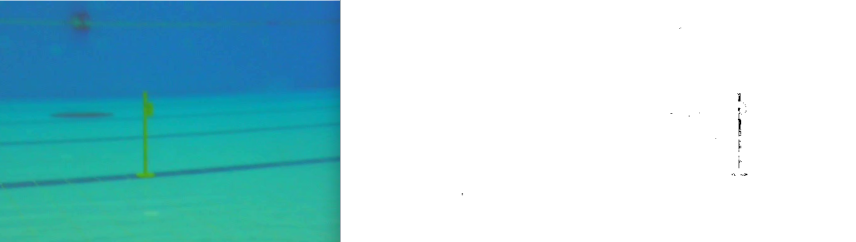
#> input picture image/filter.png, 1712 x 483 px, given in place of video9.mp4, which was not available (shown at 1/2 size)
$ python yellow.py
#> lines starting #> are read from the running program, lines starting #| are printed output that depends on the picture; after the words box and inside, x2 and y2 are one past the last pixel; in counts of white or black regions, pixels touching at a corner belong together; pictures that were not available may be replaced by others from this repository, and a replacement may not be noted
#detect yellow objects(yellow stick)

import numpy as np
import cv2

cap = cv2.VideoCapture("C:\\Users\\cloudX\\Desktop\\video9.mp4")
#cap = cv2.VideoCapture("http://192.168.2.2:8080/?action=stream")


def nothing(a):
    pass


cv2.namedWindow('controls', 2)
# create trackbar in 'controls' window with name 'r''
cv2.createTrackbar('r', 'controls', 0, 255, nothing)
cv2.createTrackbar('g', 'controls', 0, 255, nothing)
cv2.createTrackbar('b', 'controls', 0, 255, nothing)
cv2.createTrackbar('h', 'controls', 0, 255, nothing)
cv2.createTrackbar('s', 'controls', 0, 255, nothing)
cv2.createTrackbar('v', 'controls', 0, 255, nothing)


def getContours(img, imgContour, areaList, cords, data, areas):
    contours, hierarchy = cv2.findContours(img, cv2.RETR_TREE, cv2.CHAIN_APPROX_NONE)
    for cnt in contours:
        area = cv2.contourArea(cnt)
        areas.append(area)
        if area < 300000:
            peri = cv2.arcLength(cnt, True)  # konturun çevresini hesaplar.
            approx = cv2.approxPolyDP(cnt, 0.02 * peri, closed=False)

            cv2.drawContours(img, [approx], -1, (255, 255, 255), 2)

            if area > 1000 and 4 <= len(approx) <= 6:

                            M = cv2.moments((cnt))
                            cX = int(M["m10"] / M["m00"])
                            cY = int(M["m01"] / M["m00"])
                            print("x koordinatı:")
                            print(cX)
                            print("y koordinatı")
                            print(cY)

                            cv2.putText(frame, "center", (cX - 20, cY - 20), cv2.FONT_HERSHEY_SIMPLEX, 0.5,
                                        (255, 255, 255), 2)

                            cv2.circle(frame, (cX, cY), 7, (255, 255, 255), -1)
                            cv2.putText(frame, "center", (cX - 20, cY - 20),
                                        cv2.FONT_HERSHEY_SIMPLEX, 0.5, (255, 255, 255), 2)

while (True):
    # Capture frame-by-frame
    read = cap.read()
    ret, frame = read
#> frame is the input picture: shape (483, 1712, 3); mean B, G, R 219.8, 213.5, 166.5
#> ret = True
    font = cv2.FONT_HERSHEY_PLAIN
    if ret:
        b, g, r = cv2.split(frame)
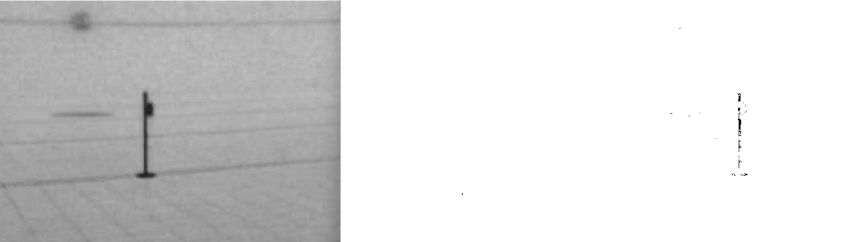
#> b: shape (483, 1712) (shown at 1/2 size); min 0, max 255, mean 219.8
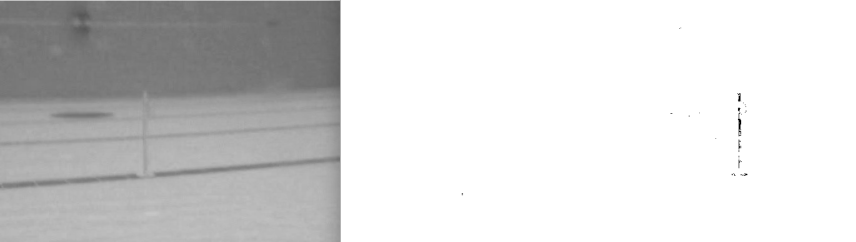
#> g: shape (483, 1712) (shown at 1/2 size); min 0, max 255, mean 213.5
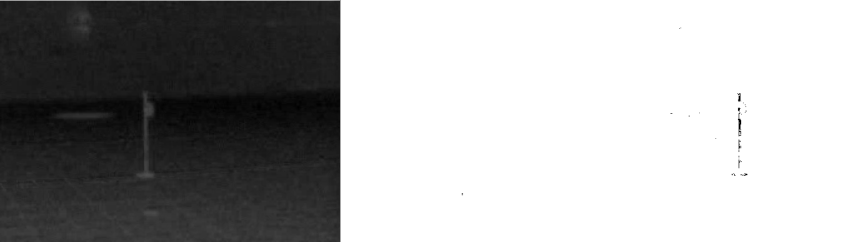
#> r: shape (483, 1712) (shown at 1/2 size); min 0, max 255, mean 166.5
        r = r * cv2.getTrackbarPos('r', 'controls')
#> r: shape (483, 1712); every value is 0
        g = g * cv2.getTrackbarPos('g', 'controls')
        b = b * cv2.getTrackbarPos('b', 'controls')

        merged = cv2.merge([r, g, b])
#> merged: shape (483, 1712, 3); every value is 0
        cv2.imshow("merge", merged)
        # cv2.imshow("frame", frame)

        hsv = cv2.cvtColor(merged, cv2.COLOR_BGR2HSV)  # convert it to hsv

        h, s, v = cv2.split(hsv)
        h = h + cv2.getTrackbarPos('h', 'controls')
        s = s + cv2.getTrackbarPos('s', 'controls')
        v = v + cv2.getTrackbarPos('v', 'controls')
        final_hsv = cv2.merge((h, s, v))
        img = cv2.cvtColor(final_hsv, cv2.COLOR_HSV2BGR)

        cv2.imshow("img", img)

        output = img.copy()
        gray = cv2.cvtColor(img, cv2.COLOR_BGR2GRAY)


        gray = cv2.GaussianBlur(gray, (5, 5), 0)
        gray = cv2.medianBlur(gray, 5)

        th3 = cv2.adaptiveThreshold(gray, 255, cv2.ADAPTIVE_THRESH_GAUSSIAN_C, cv2.THRESH_BINARY, 11, 3,5)
#> th3: shape (483, 1712); every value is 255
        cv2.imshow("th3",th3)
        kernel = np.ones((5, 5), np.uint8)
        gray = cv2.erode(gray, kernel, iterations=1)

        gray = cv2.dilate(gray, kernel, iterations=1)
        cv2.imshow("gray",gray)

        imgContour = img.copy()
        hull_list = []
        areaList = []
        cords = []
        center = []
        data = []
        areas = []
        getContours(th3, imgContour, areaList, cords, data, areas)
#> in getContours, `contours, hierarchy = cv2.findContours(img, cv2.RETR_TREE, cv2.CHAIN_A..`: contours = 1 contour; box (x1, y1, x2, y2) and area: (0, 0, 1712, 483) 824702
#> the loop in getContours, `for cnt in contours:` made 1 pass
#> area on pass 1: 824702
#> after the loop in getContours, `for cnt in contours:`: areas = [824702]
        cv2.imshow("Contour", imgContour)
        cv2.imshow("frame", frame)
        """
        circles = cv2.HoughCircles(gray, cv2.HOUGH_GRADIENT, 1.5, 20, param1=50, param2=30, minRadius=0, maxRadius=80)

        if circles is not None:
            # convert the (x, y) coordinates and radius of the circles to integers
            circles = np.round(circles[0, :]).astype("int")

            # loop over the (x, y) coordinates and radius of the circles
            for (x, y, r) in circles:
                # draw the circle in the output image, then draw a rectangle in the image
                # corresponding to the center of the circle
                cv2.circle(output, (x, y), r, (0, 255, 0), 4)
                cv2.rectangle(output, (x - 5, y - 5), (x + 5, y + 5), (0, 128, 255), -1)
                print("x=",x)
                print("y=",y)

            # Display the resulting frame
            cv2.imshow('gray', gray)
        cv2.imshow('frame', output)
        """
    else:

        #cap = cv2.VideoCapture("http://192.168.2.2:8080/?action=stream")
        cap = cv2.VideoCapture("C:\\Users\\cloudX\\Desktop\\video9.mp4")
    if cv2.waitKey(1) & 0xFF == ord('q'):
#> (key q is pressed here)
        break

# When everything done, release the capture
cap.release()
cv2.destroyAllWindows()

$ run again, on image/pinger.png
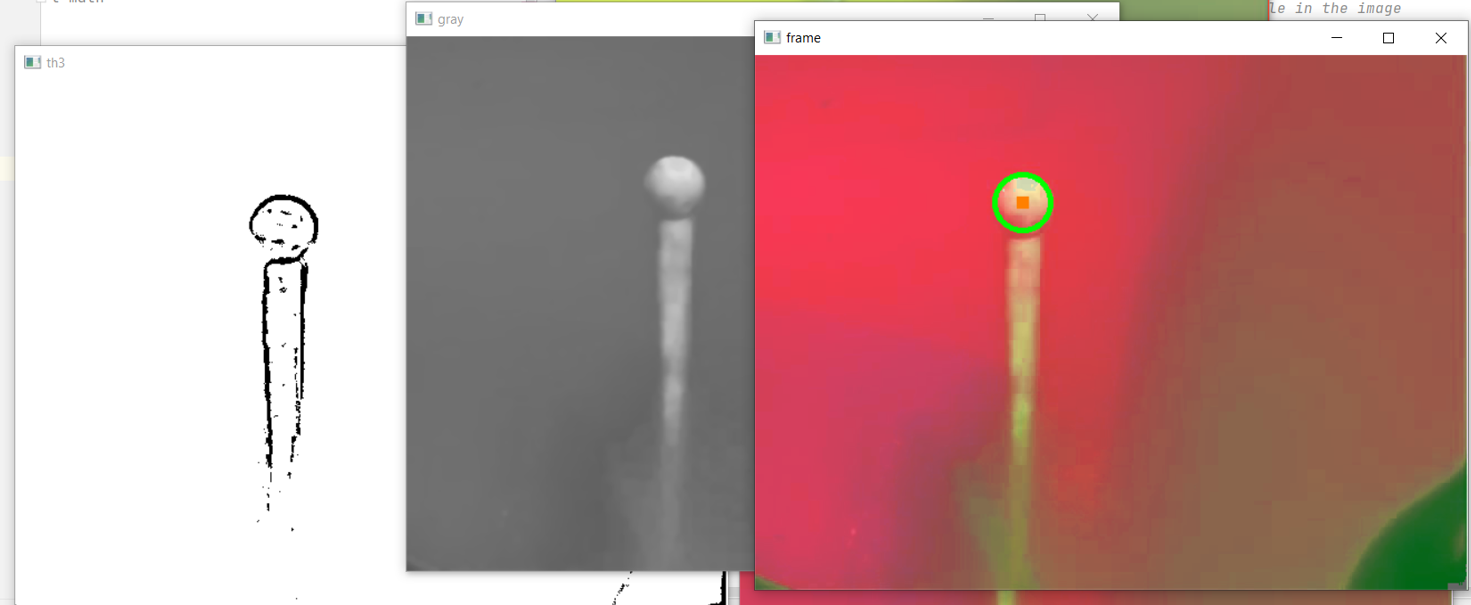
#> input picture image/pinger.png, 1471 x 605 px, given in place of video9.mp4, which was not available
#> frame is the input picture: shape (605, 1471, 3); mean B, G, R 144.2, 145, 189.4
#> ret = True
#> `b, g, r = cv2.split(frame)`:
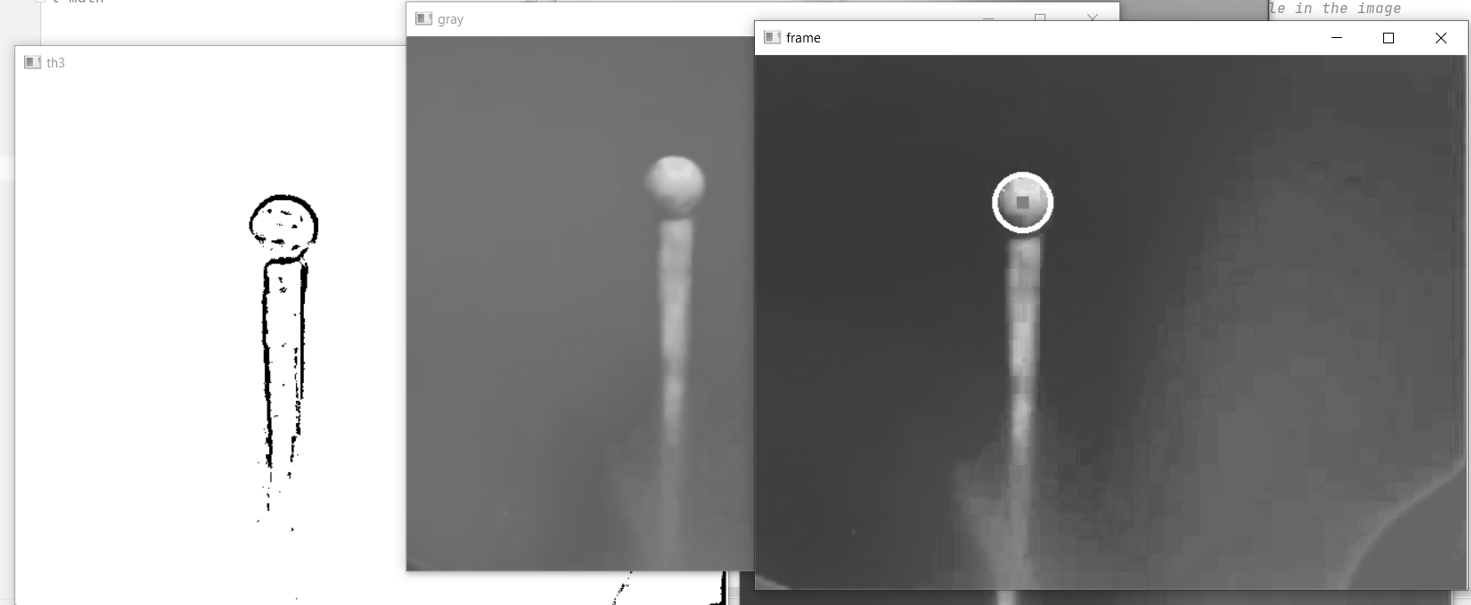
#> g: shape (605, 1471); min 0, max 255, mean 145
#> `b, g, r = cv2.split(frame)`:
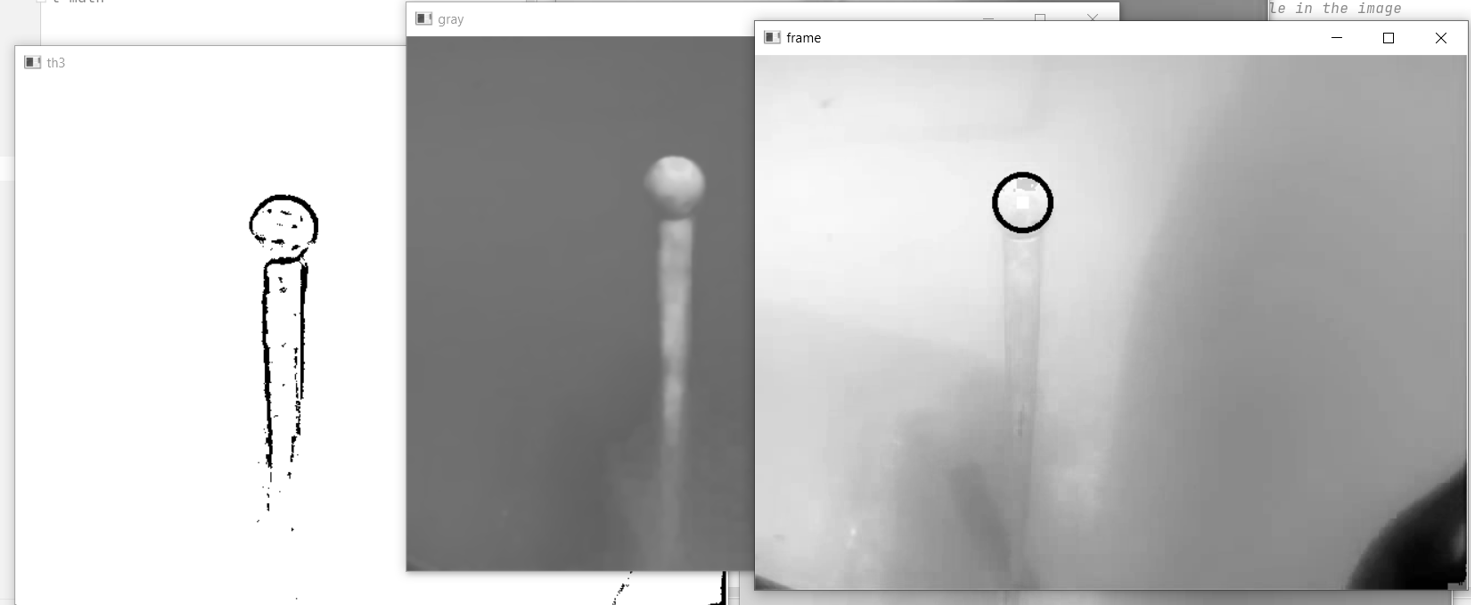
#> r: shape (605, 1471); min 0, max 255, mean 189.4
#> merged: shape (605, 1471, 3); every value is 0
#> th3: shape (605, 1471); every value is 255
#> contours = 1 contour; box (x1, y1, x2, y2) and area: (0, 0, 1471, 605) 887880
#> the loop in getContours, `for cnt in contours:` made 1 pass
#> area on pass 1: 887880
#> after the loop in getContours, `for cnt in contours:`: areas = [887880]
